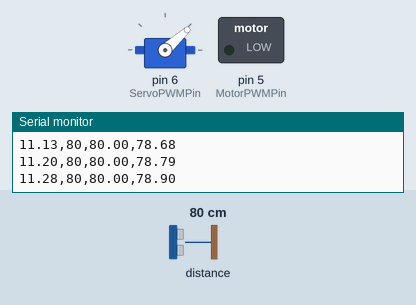
Simulated run of this sketch. Board: Arduino Uno, built with avr-gcc and run on an emulated ATmega328P. Parts: servo, switched loads named in the sketch (green lamp = pin HIGH), the last lines printed to the serial monitor. Wiring (inferred from the names in the program): SRF02/SRF08 range finder at I2C address 0x70; servo: signal pin 6. Dashed ring = blinking. The inputs (shaded band) are chosen by the test bench; at power-on: distance to the obstacle 80 cm. The echo pulse lasts 58.3 µs per cm; servo pulses on a pin are drawn as a servo (544–2400 µs = 0–180°); pins used as bus, display or sensor lines are not drawn.

Above: at 11.32 s.
11.6 s: distance to the obstacle set to 120 cm
At 14.19 s:
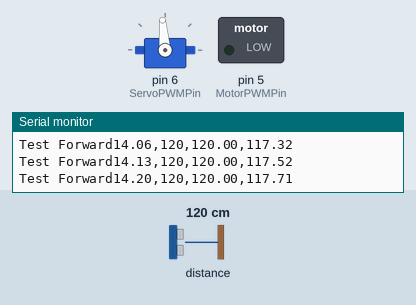
14.6 s: distance to the obstacle set to 2 cm
At 14.92 s:
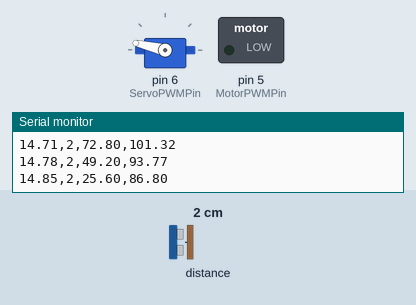
At 16.57 s:
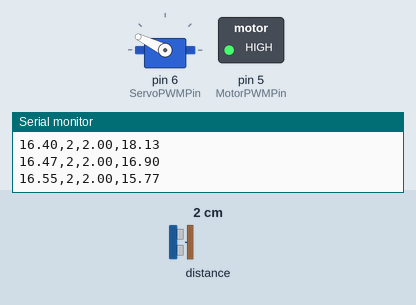
17.6 s: distance to the obstacle set to 18 cm
20.6 s: distance to the obstacle set to 9 cm
23.6 s: distance to the obstacle set to 250 cm
At 25.7 s:
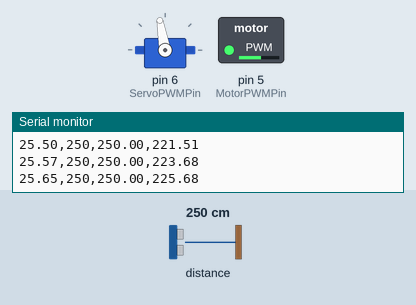
26.6 s: distance to the obstacle set to 4 cm
Timing chart, 0 to 39.4 s (numbered marks = the images above; inputs shaded):
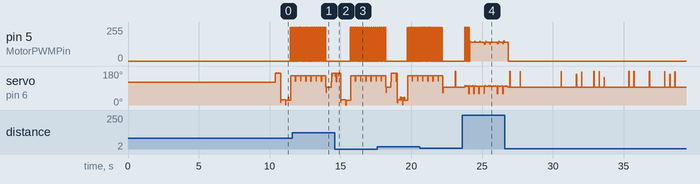

The sketch:

MiniCar.ino
```cpp
#include <Wire.h>
#include "kalman1.cpp"

#define Forward 90
#define Left 150
#define Right 30

int MotorPWMPin = 5;
int ServoPWMPin = 6;

int ArrayCounter = 0;
int reading = 15;

int TestCounter = 0;

unsigned long PreviousTimer = 0;
unsigned long TwentyMilisecondCycle = 0;
unsigned long FixedCourseTime = 0;
unsigned long LastMeasurementInitiated = 0;

float Distance = 0;
float AveragedDistance = 0;
float DistanceArray[5] = {0};
float ArraySum = 0;
float process_noise = 0.2, sensor_noise = 32, estimated_error = 100, initial_value = 0;
float SelectedAngle = 90;

bool IsLockedCourse = false;
bool IsCounterOverProtection = false;
bool IsDistanceMeasurementCompleted = true;
bool DistanceCheckInitiated = false;
bool IsLeftTestFinished = false;
bool IsRightTestFinished = false;
bool IsForwardTestFinished = false;
bool IsTurnFinished = false;
bool ForcePrint = false;

byte GreenSF02 = 112;

double FilteredRange = 0;
double TimeInSeconds = 0;

double DistanceLeft = 0;
double DistanceRight = 0;
double DistanceForward = 0;

Kalman GreenSF02_KF(process_noise, sensor_noise, estimated_error, initial_value);

void setup()
{
  // put your setup code here, to run once:
  Wire.begin();
  Serial.begin(9600);
  pinMode(MotorPWMPin, OUTPUT);
  pinMode(ServoPWMPin, OUTPUT);
  for (int i = 0; i < 5; i++)
  {
    // Distance = ReadDistance();
    // AveragedDistance = ArrayAverage(DistanceArray,Distance);
    ReadDistance(GreenSF02);
    delay(75);
    ReadDistance(GreenSF02);
  }
  delay(10000);
  TwentyMilisecondCycle = micros();
}

void loop()
{
  // put your main code here, to run repeatedly:
  TimeInSeconds = micros() / 1000000.0;
  //Serial.println(TimeInSeconds);
  if (micros() - TwentyMilisecondCycle > 20000)
  {
    TwentyMilisecondCycle = micros();
  }

  if (micros() < TwentyMilisecondCycle)
  {
    TwentyMilisecondCycle = micros();
    IsCounterOverProtection = true;
    Serial.println("Counter OverProtection Last20mSecTimer.~");
  }

  if (IsCounterOverProtection)
  {
    IsCounterOverProtection = false;
    Serial.println("Counter OverProtection enabled.~"); // for testing DO NOT REMOVE
  }
  // SetServoAngle(Right,false);
  // Take Code from SRF02 Demo for reading without delay
  // Distance = ReadDistance();
  // AveragedDistance = ArrayAverage(DistanceArray,Distance);
  ReadDistance(GreenSF02);

  if ((AveragedDistance < 150) && (!DistanceCheckInitiated))
  {
    DistanceCheckInitiated = true;
  }
  else if ((AveragedDistance < 150) && (DistanceCheckInitiated))
  {
    TestCourse();
  }
  else if (AveragedDistance >= 150)
  {
    // Serial.println("Move Forward");
    PWMSignal(MotorPWMPin, 55);
    SetServoAngle(Forward, IsLockedCourse);
  }
}

void PWMSignal(int Channel, int Value)
{
  //Value: 0 - 100
  if (micros() - TwentyMilisecondCycle < 200 * Value) // 20000 / 100 * Value
  {
    digitalWrite(Channel, HIGH);
  }
  else
  {
    digitalWrite(Channel, LOW);
  }
}

// float ReadDistance()
// {
//   float LocalDistance = 100;
//   //Read SRF02
//   //Check how long it takes to read SRF02
//   return LocalDistance;
// }

float ArrayAverage(float Array[], float Measurement)
{
  ArraySum = ArraySum - Array[ArrayCounter];
  Array[ArrayCounter] = Measurement;
  ArraySum = ArraySum + Measurement;
  float Average = ArraySum / 5;
  ArrayCounter++;
  if (ArrayCounter >= 5)
  {
    ArrayCounter = 0;
  }
  return Average;
}

void SetServoAngle(int AngleToSet, bool StaticCourse)
{
  //Left - 45 degrees 1mSec
  //Forward - 90 degrees 1.5mSec
  //Right - 135 degrees 2mSec
  int PWMValue = 1000 * ((2 - 1) * (double)AngleToSet / (135.0 - 45.0) + 0.5);
  // Serial.print("PWMValue: ");
  // Serial.println(PWMValue);
  if (micros() - TwentyMilisecondCycle < PWMValue) // 20000 / 100 * Value
  {
    digitalWrite(ServoPWMPin, HIGH);
  }
  else
  {
    digitalWrite(ServoPWMPin, LOW);
  }
}

void ReadDistance(byte Address)
{
  if (IsDistanceMeasurementCompleted)
  {
    IsDistanceMeasurementCompleted = false;
    // step 1: instruct sensor to read echoes
    Wire.beginTransmission(Address); // transmit to device #112 (0x70)
    // the address specified in the datasheet is 224 (0xE0)
    // but i2c adressing uses the high 7 bits so it's 112
    Wire.write(byte(0x00)); // sets register pointer to the command register (0x00)
    Wire.write(byte(0x51)); // command sensor to measure in "inches" (0x50)
    // use 0x51 for centimeters
    // use 0x52 for ping microseconds
    Wire.endTransmission(); // stop transmitting
    LastMeasurementInitiated = micros();
  }
  if ((micros() - LastMeasurementInitiated >= 70000) && (!IsDistanceMeasurementCompleted))
  {
    // step 2: wait for readings to happen
    //delay(70); // datasheet suggests at least 65 milliseconds

    // step 3: instruct sensor to return a particular echo reading
    Wire.beginTransmission(Address); // transmit to device #112
    Wire.write(byte(0x02));          // sets register pointer to echo #1 register (0x02)
    Wire.endTransmission();          // stop transmitting

    // step 4: request reading from sensor
    Wire.requestFrom(Address, 2); // request 2 bytes from slave device #112

    // step 5: receive reading from sensor
    if (2 <= Wire.available())
    {                         // if two bytes were received
      reading = Wire.read();  // receive high byte (overwrites previous reading)
      reading = reading << 8; // shift high byte to be high 8 bits
      reading |= Wire.read(); // receive low byte as lower 8 bits
      //Serial.print("Time: ");
      Serial.print(TimeInSeconds);
      //Serial.print("Measurement Value: ");
      Serial.print(",");
      Serial.print(reading); // print the reading
      AveragedDistance = ArrayAverage(DistanceArray, reading);
      FilteredRange = GreenSF02_KF.getFilteredValue(reading);
      //Serial.print("Filtered Value: ");
      Serial.print(",");
      Serial.print(AveragedDistance);
      Serial.print(",");
      Serial.print(FilteredRange); // print the reading
      Serial.println("");
    }
    IsDistanceMeasurementCompleted = true;
  }
}

void TestCourse()
{
  if (!IsLockedCourse)
  {

    PWMSignal(MotorPWMPin, 0);
    //Check Next Course
    //Check Distance left
    if (!IsLeftTestFinished)
    {
      //Serial.println("Test Left");
      SetServoAngle(Left, false);
      ReadDistance(GreenSF02);
      if (IsDistanceMeasurementCompleted)
      {
        // Serial.print("Counter: ");
        // Serial.println(TestCounter);
        TestCounter++;
      }
      if (TestCounter >= 5)
      {

        DistanceLeft = AveragedDistance;
        IsLeftTestFinished = true;
        TestCounter = 0;
        Serial.print("Test Left Distance: ");
        Serial.println(DistanceLeft);
        Serial.print(DistanceArray[0]);
        Serial.print(", ");
        Serial.print(DistanceArray[1]);
        Serial.print(", ");
        Serial.print(DistanceArray[2]);
        Serial.print(", ");
        Serial.print(DistanceArray[3]);
        Serial.print(", ");
        Serial.print(DistanceArray[4]);
        Serial.println(", ");
      }
    }

    //Check Distance right
    else if ((IsLeftTestFinished) && (!IsRightTestFinished))
    {
      // Serial.println("Test Right");
      SetServoAngle(Right, false);
      ReadDistance(GreenSF02);
      if (IsDistanceMeasurementCompleted)
      {
        TestCounter++;
      }
      if (TestCounter >= 5)
      {

        DistanceRight = AveragedDistance;
        IsRightTestFinished = true;
        TestCounter = 0;
        Serial.print("Test Right Distance: ");
        Serial.println(DistanceRight);
        Serial.print(DistanceArray[0]);
        Serial.print(", ");
        Serial.print(DistanceArray[1]);
        Serial.print(", ");
        Serial.print(DistanceArray[2]);
        Serial.print(", ");
        Serial.print(DistanceArray[3]);
        Serial.print(", ");
        Serial.print(DistanceArray[4]);
        Serial.println(", ");
      }
    }

    else if ((IsLeftTestFinished) && (IsRightTestFinished))
    {
      Serial.println("Choose Direction");
      if (DistanceLeft < DistanceRight)
      {
        SelectedAngle = Right;
      }
      else
      {
        SelectedAngle = Left;
      }
      FixedCourseTime = micros();
      IsLockedCourse = true;
    }
  }

  //Move in selected direction for 0.5 second
  if ((micros() - FixedCourseTime < 2500000) && (IsLockedCourse) && (!IsTurnFinished))
  {
    // Serial.print(TimeInSeconds);
    // Serial.print(", ");
    // Serial.println("Turn");
    PWMSignal(MotorPWMPin, 45);
    SetServoAngle(SelectedAngle, IsLockedCourse);
  }
  else if ((micros() - FixedCourseTime > 2500000) && (IsLockedCourse) && (!IsTurnFinished))
  {
    Serial.println("end turn");

    // IsLeftTestFinished = false;
    // IsRightTestFinished = false;
    IsTurnFinished = true;
    // DistanceCheckInitiated  = false;
  }

  if (IsTurnFinished)
  {
    // PrintText("Test Forward",false);
    SetServoAngle(Forward, false);
    SelectedAngle = Forward;
    ReadDistance(GreenSF02);
    if (IsDistanceMeasurementCompleted)
    {
      Serial.print("Test Forward");
      // PrintText("Counter: ", true);
      // PrintText(String(TestCounter,10), true);
      TestCounter++;
    }
    if (TestCounter >= 5)
    {
      DistanceForward = AveragedDistance;
      IsForwardTestFinished = true;
      TestCounter = 0;
      Serial.print("Test Forward Distance: ");
      Serial.println(DistanceForward);
      Serial.print(DistanceArray[0]);
      Serial.print(", ");
      Serial.print(DistanceArray[1]);
      Serial.print(", ");
      Serial.print(DistanceArray[2]);
      Serial.print(", ");
      Serial.print(DistanceArray[3]);
      Serial.print(", ");
      Serial.print(DistanceArray[4]);
      Serial.println(", ");
    }
  }
  if (IsForwardTestFinished)
  {
    Serial.println("Finished Test Cycle");
    IsForwardTestFinished = false;
    IsLeftTestFinished = false;
    IsRightTestFinished = false;
    DistanceCheckInitiated = false;
    IsTurnFinished = false;
    IsLockedCourse = false;
  }
}
```

kalman1.cpp
```cpp
/* A simplified one dimensional Kalman filter implementation - actually a single variable low pass filter ;-)
   Based on: http://interactive-matter.eu/blog/2009/12/18/filtering-sensor-data-with-a-kalman-filter/
*/

//#define M_PI   3.14159265358979323846264338327950288

class Kalman {
  private:
    /* Kalman filter variables */
    double q; //process noise covariance
    double r; //measurement noise covariance
    double x; //value
    double p; //estimation error covariance
    double k; //kalman gain

  public:
    Kalman(double process_noise, double sensor_noise, double estimated_error, double intial_value) {
      /* The variables are x for the filtered value, q for the process noise,
         r for the sensor noise, p for the estimated error and k for the Kalman Gain.
         The state of the filter is defined by the values of these variables.

         The initial values for p is not very important since it is adjusted
         during the process. It must be just high enough to narrow down.
         The initial value for the readout is also not very important, since
         it is updated during the process.
         But tweaking the values for the process noise and sensor noise
         is essential to get clear readouts.

         For large noise reduction, you can try to start from: (see http://interactive-matter.eu/blog/2009/12/18/filtering-sensor-data-with-a-kalman-filter/ )
         q = 0.125
         r = 32
         p = 1023 //"large enough to narrow down"
         e.g.
         myVar = Kalman(0.125,32,1023,0);
      */
        this->q = process_noise;
        this->r = sensor_noise;
        this->p = estimated_error;
        this->x = intial_value; //x will hold the iterated filtered value
    }

    void ReInit(double process_noise, double sensor_noise, double estimated_error, double intial_value)
    {
        this->q = process_noise;
        this->r = sensor_noise;
        this->p = estimated_error;
        this->x = intial_value;
    }


//pEstimatedError = ЕСЛИ(ABS( AxEstimation - AxRaw )> ( FilterResetThreshold );( initialErrorP0 );( 1 - Kalmangain ) * EstimatedErrorPrev)
//
//Kalmangain = ( EstimatedErrorPrev + qProcessNoise ) / ( (pEstimatedError + qProcessNoise + rSensorNoise )
//
//AxEstimation = (AxEstimationPrev) + ( Kalmangain ) * (AxRaw - (AxEstimationPrev)
//
//
//
//
//    double q; //process noise covariance
//    double r; //measurement noise covariance
//    double x; //value
//    double p; //estimation error covariance
//    double k; //kalman gain
//
//
//      pEstimatedError = pEstimatedError + qProcessNoise;
//
//      //measurement update
//      kKalmangain = pEstimatedError  / (pEstimatedError + rSensorNoise );
//
//      xEstimation  = xEstimation  + kKalmangain * ( AxRaw - xEstimation );
//      pEstimatedError = (1 - kKalmangain) * pEstimatedError;
//
//      return xEstimation;


    double getFilteredValue(double measurement) {
      /* Updates and gets the current measurement value */
      //prediction update
      //omit x = x
      this->p = this->p + this->q;

      //measurement update
      this->k = this->p / (this->p + this->r);
      this->x = this->x + this->k * (measurement - this->x);
      this->p = (1 - this->k) * this->p;

      return this->x;
    }

    void setParameters(double process_noise, double sensor_noise, double estimated_error) {
        this->q = process_noise;
        this->r = sensor_noise;
        this->p = estimated_error;
    }

    void setParameters(double process_noise, double sensor_noise) {
        this->q = process_noise;
        this->r = sensor_noise;
    }

    void setParameters( double sensor_noise) {
        this->r = sensor_noise;
    }

    double getProcessNoise() {
      return this->q;
    }

    double getSensorNoise() {
      return this->r;
    }

    double getEstimatedError() {
      return this->p;
    }
};


//	Акселерометр, Гироскоп и Магнитометр	//	Это три датчика, показания которых можно использовать для определения абсолютной ориентации устройства в пространстве
											//	Данные углового ускорения, угловой скорости и магнитной индукции считываются с акселерометра, гироскопа и магнитометра, и являются входными данными для фильтра Маджвика, Махони, Калмана, или др.
```

Measured:
- after the input at 14.6 s, pin 5 (MotorPWMPin): alternates 255/255 for 0.01 s and 0/255 for 0.01 s, starting after 1.1 s
- by itself, pin 5 (MotorPWMPin): alternates 255/255 for 0.01 s and 0/255 for 0.01 s, 234 changes in all, then stays 0/255
